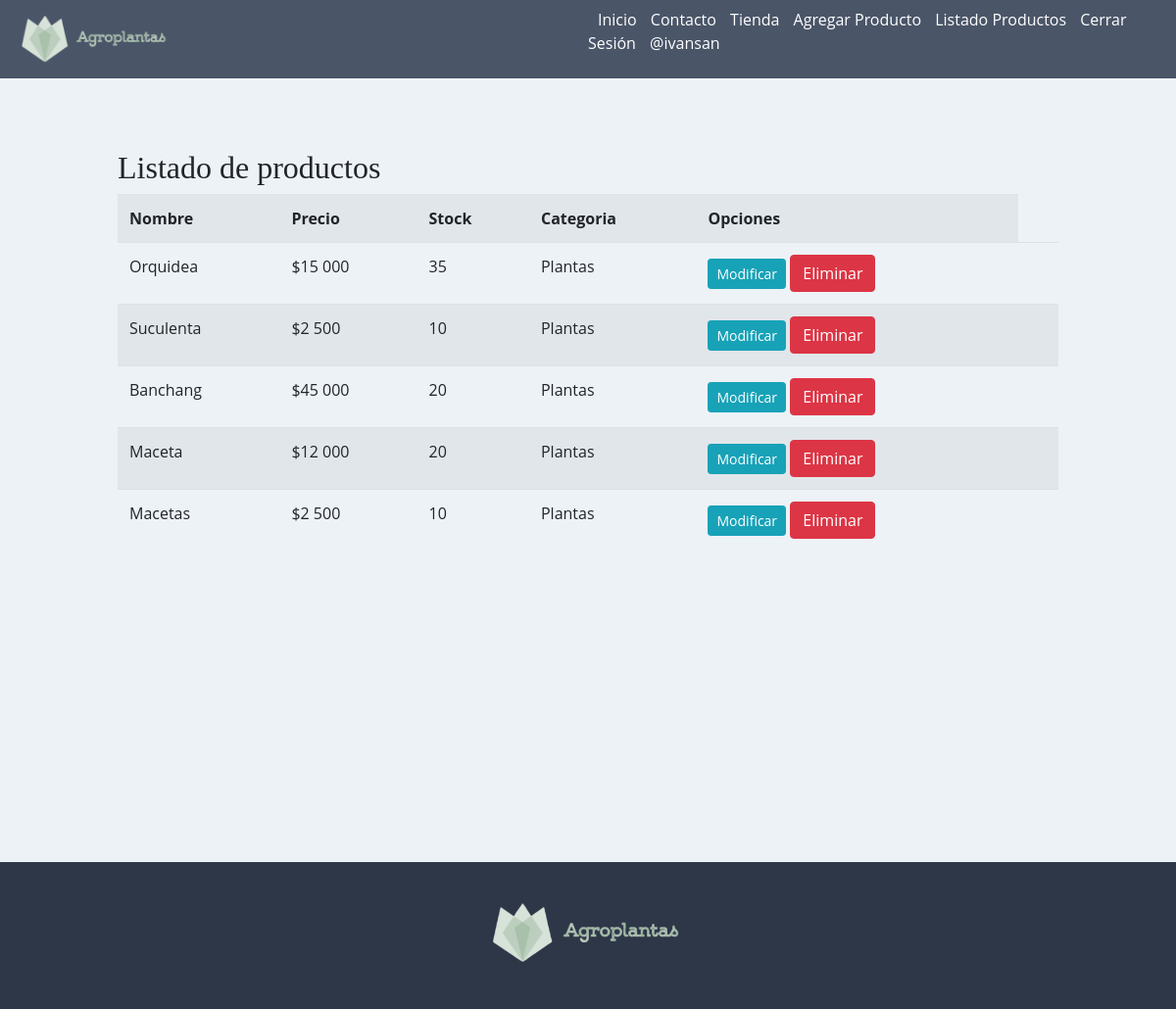
The app's page /listar-productos/ (signed in) with its own data.
### core/models.py (models this page shows, shortened)
class Producto(models.Model):
    codigo = models.CharField(max_length=6, primary_key=True, verbose_name= 'id_sku')
    nombre = models.CharField(max_length=50, verbose_name= 'Nombre Producto')
    precio = models.IntegerField()
    stock = models.IntegerField()
    descripcion = models.TextField()
    categoria = models.ForeignKey(Categoria, null=False, on_delete=models.PROTECT)
    fecha_pedido = models.DateField()
    imagen = models.ImageField(upload_to="productos", null=True)

class Categoria(models.Model):
    idcategoria = models.IntegerField(primary_key=True, verbose_name= 'Id de categoria')
    nombreCategoria = models.CharField(max_length=50, verbose_name= 'Nombre de la categoria')
    def __str__(self):
        return self.nombreCategoria

### core/views.py (the view)
# urls.py: path('listar-productos/', listar_productos, name="listar_productos"),
@permission_required('core.view_producto')
def listar_productos(request):
    productos = Producto.objects.all()
    data = {
        'productos': productos
    }
    return render(request, 'core/producto/listar.html', data)

### core/templates/core/producto/listar.html (shortened to what this page needs)
<!doctype html>
<html lang="en">
  <head>
    <link rel="stylesheet" href="https://cdn.jsdelivr.net/npm/bootstrap@4.6.1/dist/css/bootstrap.min.css">
  </body>
</html>
{% extends 'core/base.html' %}
{% block contenido %}
{% load humanize %}
<br>
<br>
<br>
<h2>Listado de productos</h2>
<table class="table table-striped table hover table-responsive-sm">
    <tr>
        <th>Nombre</th>
        <th>Precio</th>
        <th>Stock</th>
        <th>Categoria</th>
        <th>Opciones</th>
    </tr>
    {% for p in productos %}
    <tr>
        <td>{{ p.nombre | title }}</td>
        <td>${{ p.precio | intcomma}}</td>
        <td>{{ p.stock | intcomma}}</td>
        <td>{{ p.categoria | title}}</td>
        <td>
            {% if perms.core.change_producto %}
          <a href="{% url 'modificar_producto' p.codigo %}" class="btn btn-info btn-sm">Modificar</a>
          {% endif %}
          {% if perms.core.delete_producto %}
          <a href="{% url 'eliminar_producto' p.codigo %}" class="btn btn-danger bt-sm">Eliminar</a>
          {% endif %}
          <td>
          </td>
    </tr>
    {% endfor %}
</table>
{% endblock %}

### core/templates/core/base.html (shortened to what this page needs)
<!DOCTYPE html>
<html lang="es">
<head>
    <link rel="stylesheet" href="https://cdn.jsdelivr.net/npm/bootstrap@4.6.1/dist/css/bootstrap.min.css"
>
    {% load static %}
    <link rel="stylesheet" href="https://cdn.jsdelivr.net/bxslider/4.2.12/jquery.bxslider.css">
    <link rel="stylesheet" href="{% static 'core/css/estilos.css' %}">
</head>
<body>
    <header id="header">
        <div class="contenedor_logo">
            <img class="logo" src="{% static 'core/img/agroplantaslogo.png' %}" alt="logo">
        </div>
        <div>
            <nav id="nav">
                <ul>
                    <li>
                        <a href="{% url 'home' %}"> Inicio </a>
                    </li>
                    <li>
                        <a href="{% url 'contacto' %}">Contacto</a>
                    </li>
                    <li><a href="{% url 'galeria' %}">Tienda</a></li>
                    {% if perms.core.add_producto %}
                    <li>
                        <a href="{% url 'agregar_producto' %}">Agregar Producto</a>
                    </li>
                    {% endif %}
                    {% if perms.core.view_producto %}
                    <li>
                        <a href="{% url 'listar_productos' %}">Listado Productos</a>
                    </li>
                    {% endif %}
                    {% if user.is_authenticated %}
                    <li>
                        <a href="{% url 'logout' %}">Cerrar Sesión</a>
                    </li>
                    <li>
                        <a href="#">@{{ user.username }}</a>
                    </li>
                    {% endif %}
                </ul>
            </nav>
        </div>
    </header>
    <div id="contenido">
        {% block contenido %}
        {% endblock %}
    </div>
    <footer>
        <div class="logo_footer">
            <img src="{% static 'core/img/agroplantaslogo.png' %}" alt="logo">
        </div>
    </footer>
</body>
</html>

### core/static/core/css/estilos.css (style rules this page uses)
* { margin:0; padding:0; }
body { background-color:#EDF2F7; font-family: 'Open Sans', sans-serif; }
h1,h2 { font-family: 'Balsamiq Sans', cursive; }
header { width: 100%; height: 80px; background-color: #4A5568; display: flex; justify-content: space-between; }
header > div { width: 50%; }
.contenedor_logo { display: flex; align-items: center; }
.logo { width: 155px; margin-left: 20px; }
nav { display: flex; justify-content: flex-end; align-items: center; height: 100%; }
nav > ul { margin-right: 50px; }
nav > ul > li { display: inline; margin-left: 10px; }
nav a { color:white; text-decoration: none; }
#contenido { width: 80%; margin:auto; max-width: 1280px; min-height: 100vh; }
footer { width: 100%; height: 150px; background-color: #2D3748; }
footer > .logo_footer { display: flex; justify-content: center; align-items: center; height: calc(150% - 80px); }
footer > .logo_footer > img { width: 200px; }

### records on screen
Producto: nombre "Orquidea", precio "15 000", stock "35", categoria "Plantas"
Producto: nombre "Suculenta", precio "2 500", stock "10", categoria "Plantas"
Producto: nombre "Banchang", precio "45 000", stock "20", categoria "Plantas"
Producto: nombre "Maceta", precio "12 000", stock "20", categoria "Plantas"
Producto: nombre "Macetas", precio "2 500", stock "10", categoria "Plantas"

### other values on screen
{{ user.username }} "ivansan"
